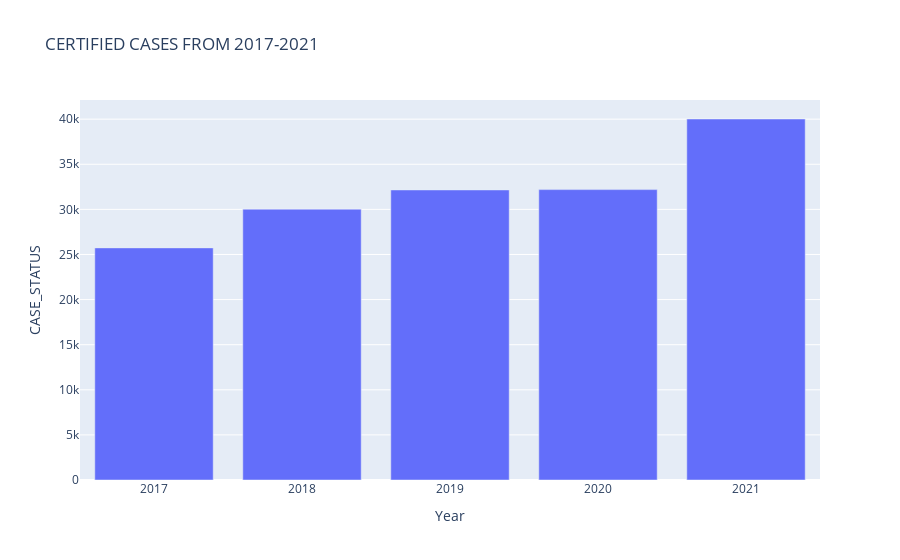

Write notebook code for a chart like this one.
### Markdown cell above
<h2>Visualization

### Code cell
h1b_df_c = h1b_df[h1b_df["CASE_STATUS"]=="Certified"]
h1b_df_c=h1b_df_c.groupby("Year")["CASE_STATUS"].count().reset_index()
fig = px.bar(h1b_df_c, x='Year', y='CASE_STATUS', title="CERTIFIED CASES FROM 2017-2021")
fig.show()

### Figure 1 — Plotly figure (JSON) as saved in the notebook; plotly's stock layout.template omitted (floating-point values rounded to 4 significant figures)
{"data": [{"alignmentgroup": "True", "hovertemplate": "Year=%{x}<br>CASE_STATUS=%{y}<extra></extra>", "legendgroup": "", "marker": {"color": "#636efa", "pattern": {"shape": ""}}, "name": "", "offsetgroup": "", "orientation": "v", "showlegend": false, "textposition": "auto", "type": "bar", "x": [2017, 2018, 2019, 2020, 2021], "xaxis": "x", "y": [25731, 30024, 32153, 32190, 40018], "yaxis": "y"}], "layout": {"barmode": "relative", "legend": {"tracegroupgap": 0}, "title": {"text": "CERTIFIED CASES FROM 2017-2021"}, "xaxis": {"anchor": "y", "domain": [0, 1], "title": {"text": "Year"}}, "yaxis": {"anchor": "x", "domain": [0, 1], "title": {"text": "CASE_STATUS"}}}}
